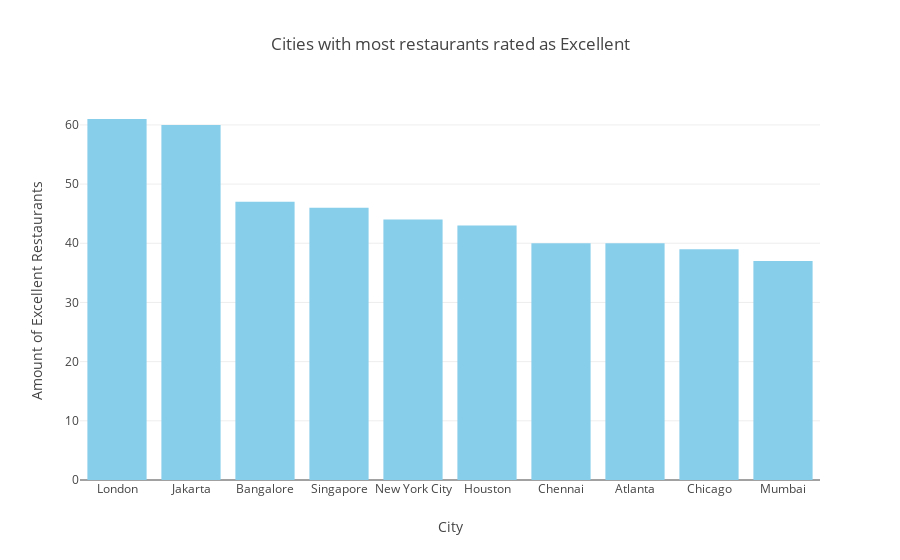

Notebook source saved alongside this figure:
### Markdown cell above
#### 3.2 Cities with most restaurants with good (4.5+) rating.

### Code cell
def cities_most_excellent_restaurants_chart():
    #SA Barplot of cities with most 4.5+ rating restaurants.
    df_good_ratings = df.loc[ df["aggregate_rating"] >= 4.5, :]

    df_restaurants_by_city_and_good_rating = ( df_good_ratings.loc[ : , ["city", "restaurant_id"] ].groupby( ["city"] ).nunique()
                                                                                                   .sort_values("restaurant_id", ascending=False)
                                                                                                   .reset_index() )

    df_restaurants_by_city_and_good_rating.columns = ["city", "number_of_well_rated_restaurants"]
    top_10_cities = df_restaurants_by_city_and_good_rating.loc[ :9, : ]
    top_10_cities = pd.merge(top_10_cities, df[['city', 'country']], on='city', how='inner').drop_duplicates().reset_index(drop=True)

    
    # Bar chart
    fig = go.Figure(data=[go.Bar( x=top_10_cities['city'],
                                  y=top_10_cities['number_of_well_rated_restaurants'],
                                  hovertemplate=top_10_cities['country'],
                                  marker_color='skyblue' )])

    fig.update_layout(title_text='Cities with most restaurants rated as Excellent', title_x=0.5,
                      xaxis_title='City', yaxis_title='Amount of Excellent Restaurants')
    

    return fig

cities_most_excellent_restaurants_chart()

### Figure 1 — Plotly figure (JSON) as saved in the notebook; plotly's stock layout.template omitted (floating-point values rounded to 4 significant figures)
{"data": [{"hovertemplate": ["England", "Indonesia", "India", "Singapure", "United States of America", "United States of America", "India", "United States of America", "United States of America", "India"], "marker": {"color": "skyblue"}, "type": "bar", "x": ["London", "Jakarta", "Bangalore", "Singapore", "New York City", "Houston", "Chennai", "Atlanta", "Chicago", "Mumbai"], "y": [61, 60, 47, 46, 44, 43, 40, 40, 39, 37]}], "layout": {"title": {"text": "Cities with most restaurants rated as Excellent", "x": 0.5}, "xaxis": {"autorange": true, "range": [-0.5, 9.5], "title": {"text": "City"}, "type": "category"}, "yaxis": {"autorange": true, "range": [0, 64.21], "title": {"text": "Amount of Excellent Restaurants"}, "type": "linear"}}}
